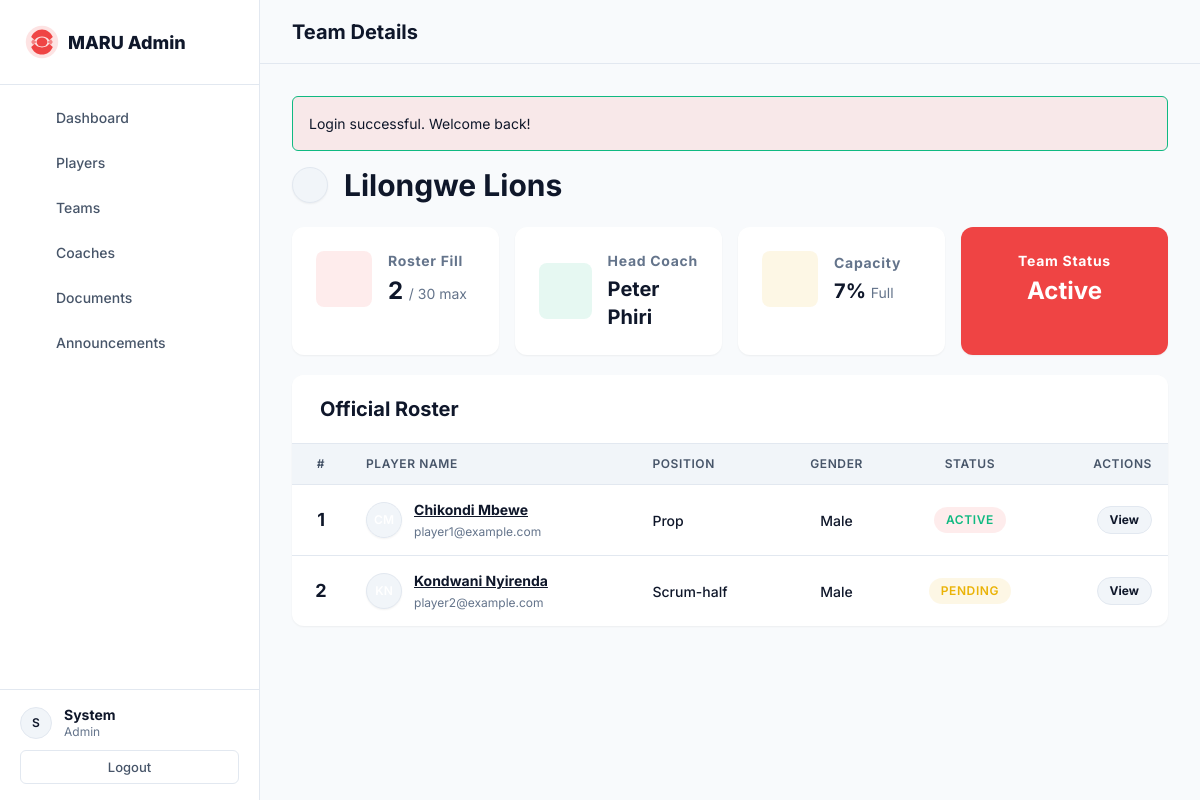
The app's page /admin/teams/1 (signed in) with its own data.
### tables this page shows
CREATE TABLE IF NOT EXISTS teams (
    id INT AUTO_INCREMENT PRIMARY KEY,
    name VARCHAR(100) NOT NULL,
    division VARCHAR(50),
    description TEXT,
    coach_id INT NULL,
    max_players INT DEFAULT 30,
    is_active TINYINT(1) DEFAULT 1,
    created_at TIMESTAMP DEFAULT CURRENT_TIMESTAMP,
    updated_at TIMESTAMP DEFAULT CURRENT_TIMESTAMP ON UPDATE CURRENT_TIMESTAMP,
    FOREIGN KEY (coach_id) REFERENCES users(id) ON DELETE SET NULL
);

CREATE TABLE IF NOT EXISTS users (
    id INT AUTO_INCREMENT PRIMARY KEY,
    email VARCHAR(255) UNIQUE NOT NULL,
    password VARCHAR(255) NOT NULL,
    role ENUM('player', 'coach', 'admin') NOT NULL,
    first_name VARCHAR(100) NOT NULL,
    last_name VARCHAR(100) NOT NULL,
    phone VARCHAR(20),
    avatar VARCHAR(255) DEFAULT NULL,
    is_active TINYINT(1) DEFAULT 1,
    created_at TIMESTAMP DEFAULT CURRENT_TIMESTAMP,
    updated_at TIMESTAMP DEFAULT CURRENT_TIMESTAMP ON UPDATE CURRENT_TIMESTAMP
);

CREATE TABLE IF NOT EXISTS players (
    id INT AUTO_INCREMENT PRIMARY KEY,
    user_id INT NOT NULL UNIQUE,
    team_id INT NULL,
    date_of_birth DATE NOT NULL,
    gender ENUM('male', 'female', 'other') NOT NULL,
    nationality VARCHAR(100) NOT NULL,
    address TEXT,
    position VARCHAR(50),
    playing_experience INT DEFAULT 0,
    previous_clubs TEXT,
    emergency_contact_name VARCHAR(100),
    emergency_contact_phone VARCHAR(20),
    emergency_contact_relationship VARCHAR(50),
    registration_status ENUM('pending', 'under_review', 'approved', 'rejected') DEFAULT 'pending',
    registration_notes TEXT,
    registered_at TIMESTAMP DEFAULT CURRENT_TIMESTAMP,
    reviewed_at TIMESTAMP NULL,
    reviewed_by INT NULL,
    FOREIGN KEY (user_id) REFERENCES users(id) ON DELETE CASCADE,
    FOREIGN KEY (team_id) REFERENCES teams(id) ON DELETE SET NULL,
    FOREIGN KEY (reviewed_by) REFERENCES users(id) ON DELETE SET NULL
);

### views/pages/admin/team-detail.php (the view, shortened to what the rows shown need)
<?php
$teamColors = ['bg-primary', 'bg-secondary', 'bg-warning', 'bg-info', 'bg-danger'];
$colorIndex = ($team['id'] ?? 0) % count($teamColors);
$colorClass = $teamColors[$colorIndex];
$playerCount = count($roster ?? []);
$maxPlayers = $team['max_players'] ?? 30;
$percentFull = $maxPlayers > 0 ? round(($playerCount / $maxPlayers) * 100) : 0;
?>
<div class="page-header mb-5">
    <div class="flex justify-between items-center">
        <div class="flex items-center gap-4">
            <a href="/admin/teams" class="btn btn-sm btn-light text-muted hover-bg-light rounded-circle shadow-sm flex items-center justify-center p-0" style="width: 36px; height: 36px;"><i class="ph ph-arrow-left"></i></a>
            <div>
                <h1 class="text-3xl font-bold m-0 flex items-center">
                    <?= htmlspecialchars($team['name'] ?? 'Team') ?>
                </h1>
            </div>
        </div>
    </div>
</div>
<div class="grid grid-4 gap-4 mb-5">
    <div class="card stat-card shadow-sm border-0 rounded-xl">
        <div class="card-body p-4 flex items-center">
            <div class="stat-icon text-primary bg-primary-light rounded-lg p-3 mr-4 flex items-center justify-center" style="width: 56px; height: 56px;"><i class="ph ph-users text-2xl"></i></div>
            <div>
                <p class="stat-label mb-1 text-muted text-sm font-bold uppercase tracking-wider">Roster Fill</p>
                <h3 class="stat-value mb-0 text-2xl font-bold text-dark"><?= $playerCount ?> <span class="text-muted text-sm font-normal">/ <?= $maxPlayers ?> max</span></h3>
            </div>
        </div>
    </div>
    <div class="card stat-card shadow-sm border-0 rounded-xl">
        <div class="card-body p-4 flex items-center">
            <div class="stat-icon text-success bg-success-light rounded-lg p-3 mr-4 flex items-center justify-center" style="width: 56px; height: 56px;"><i class="ph ph-user text-2xl"></i></div>
            <div>
                <p class="stat-label mb-1 text-muted text-sm font-bold uppercase tracking-wider">Head Coach</p>
                <?php
                $coachName = trim(($team['coach_first_name'] ?? '') . ' ' . ($team['coach_last_name'] ?? ''));
                ?>
                <h3 class="stat-value mb-0 text-xl font-bold text-dark"><?= !empty($coachName) ? htmlspecialchars($coachName) : 'Unassigned' ?></h3>
            </div>
        </div>
    </div>
    <div class="card stat-card shadow-sm border-0 rounded-xl">
        <div class="card-body p-4 flex items-center">
            <div class="stat-icon text-warning bg-warning-light rounded-lg p-3 mr-4 flex items-center justify-center" style="width: 56px; height: 56px;"><i class="ph ph-chart-bar text-2xl"></i></div>
            <div>
                <p class="stat-label mb-1 text-muted text-sm font-bold uppercase tracking-wider">Capacity</p>
                <h3 class="stat-value mb-0 text-xl font-bold text-dark"><?= $percentFull ?>% <span class="text-muted text-sm font-normal">Full</span></h3>
            </div>
        </div>
    </div>
    <div class="card stat-card shadow-sm border-0 rounded-xl <?= $team['is_active'] ? 'bg-primary text-white' : 'bg-light' ?>">
        <div class="card-body p-4 flex flex-col justify-center items-center text-center">
            <p class="stat-label mb-1 <?= $team['is_active'] ? 'text-white opacity-80' : 'text-muted' ?> text-sm font-bold uppercase tracking-wider">Team Status</p>
            <h3 class="stat-value mb-0 text-2xl font-bold"><?= $team['is_active'] ? 'Active' : 'Inactive' ?></h3>
        </div>
    </div>
</div>
<div class="card shadow-sm border-0 rounded-xl overflow-hidden">
    <div class="card-header bg-white border-bottom py-4 px-5 flex justify-between items-center">
        <h2 class="text-xl font-bold m-0"><i class="ph ph-clipboard-text text-primary mr-2"></i> Official Roster</h2>
    </div>
    <div class="card-body p-0">
        <?php if (!empty($roster)): ?>
        <div class="table-responsive">
            <table class="table table-hover mb-0 align-middle">
                <thead class="bg-light text-uppercase text-muted text-xs font-bold tracking-wider">
                    <tr>
                        <th class="border-top-0 py-3 pl-5 w-16 text-center">#</th>
                        <th class="border-top-0 py-3">Player Name</th>
                        <th class="border-top-0 py-3">Position</th>
                        <th class="border-top-0 py-3 text-center">Gender</th>
                        <th class="border-top-0 py-3 text-center">Status</th>
                        <th class="border-top-0 py-3 text-right pr-5">Actions</th>
                    </tr>
                </thead>
                <tbody>
                    <?php foreach ($roster as $index => $player): ?>
                    <tr class="hover-bg-light transition group">
                        <td class="py-4 pl-5 text-center"><strong class="text-dark text-lg font-bold"><?= $index + 1 ?></strong></td>
                        <td>
                            <div class="flex items-center">
                                <div class="avatar avatar-sm <?= $colorClass ?> text-white rounded-circle mr-3 flex items-center justify-center shadow-sm font-bold overflow-hidden" style="width:36px;height:36px;">
                                </div>
                                <div>
                                    <a href="/admin/players/<?= $player['id'] ?>" class="text-dark font-bold hover-text-primary transition d-block"><?= htmlspecialchars(($player['first_name'] ?? '') . ' ' . ($player['last_name'] ?? '')) ?></a>
                                    <span class="text-xs text-muted"><?= htmlspecialchars($player['email'] ?? '') ?></span>
                                </div>
                            </div>
                        </td>
                        <td><span class="font-medium text-dark"><?= htmlspecialchars($player['position'] ?? 'N/A') ?></span></td>
                        <td class="text-center text-muted font-medium"><?= htmlspecialchars(ucfirst($player['gender'] ?? 'N/A')) ?></td>
                        <td class="text-center">
                            <?php
                            $status = $player['registration_status'] ?? 'pending';
                            $statusMap = [
                                'pending' => ['badge-warning', 'Pending'],
                                'under_review' => ['badge-info', 'Under Review'],
                                'approved' => ['badge-success', 'Active'],
                                'rejected' => ['badge-danger', 'Inactive']
                            ];
                            [$badgeClass, $label] = $statusMap[$status] ?? ['badge-warning', 'Pending'];
                            ?>
                            <span class="badge <?= $badgeClass ?> rounded-pill px-3 py-1"><?= $label ?></span>
                        </td>
                        <td class="text-right pr-5">
                            <a href="/admin/players/<?= $player['id'] ?>" class="btn btn-sm btn-light text-primary hover-bg-primary hover-text-white transition rounded-pill px-3">View</a>
                        </td>
                    </tr>
                    <?php endforeach; ?>
                </tbody>
            </table>
        </div>
        <?php endif; ?>
    </div>
</div>

### src/helpers/Router.php (shortened to what the rows shown need)
<?php
class Router {
    private array $routes = [
        'GET' => [],
        'POST' => []
    ];
    private function addRoute(string $method, string $path, string|callable $handler, array $routeMiddleware = []): void {
        $pattern = preg_replace('/\{([a-zA-Z0-9_]+)\}/', '(?P<$1>[a-zA-Z0-9_-]+)', $path);
        $pattern = "#^" . $pattern . "$#";
        $this->routes[$method][$pattern] = $handler;
    }
    public function dispatch(): void {
        $method = $_SERVER['REQUEST_METHOD'];
        $path = parse_url($_SERVER['REQUEST_URI'], PHP_URL_PATH);
        foreach ($this->routes[$method] as $pattern => $handler) {
            if (preg_match($pattern, $path, $matches)) {
                $params = array_filter($matches, 'is_string', ARRAY_FILTER_USE_KEY);
                if (is_callable($handler)) {
                    call_user_func_array($handler, $params);
                } else {
                    $this->invokeController($handler, $params);
                }
                return;
            }
        }
    }
    private function invokeController(string $handler, array $params): void {
        list($controllerName, $methodName) = explode('@', $handler);
        $controllerClass = "App\\Controllers\\" . $controllerName;
        if (class_exists($controllerClass)) {
            $controller = new $controllerClass();
            if (method_exists($controller, $methodName)) {
                call_user_func_array([$controller, $methodName], $params);
                return;
            }
        }
    }
}

### records on screen
teams: name "Lilongwe Lions", max_players "30", users.first_name+last_name "Peter Phiri", max_players "7"
players: user.last_name "Chikondi Mbewe", user.email "player1@example.com", position "Prop", gender "Male", label "ACTIVE"
players: user.last_name "Kondwani Nyirenda", user.email "player2@example.com", position "Scrum-half", gender "Male", label "PENDING"

### other values on screen
$message "Login successful. Welcome back!"
$playerCount "2"
